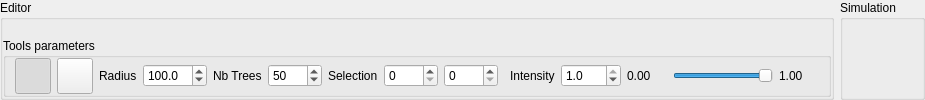
     <widget class="QFrame" name="frame">
      <property name="sizePolicy">
       <sizepolicy hsizetype="Preferred" vsizetype="Expanding">
        <horstretch>0</horstretch>
        <verstretch>0</verstretch>
       </sizepolicy>
      </property>
      <property name="frameShape">
       <enum>QFrame::Shape::NoFrame</enum>
      </property>
      <layout class="QHBoxLayout" name="horizontalLayout">
       <property name="sizeConstraint">
        <enum>QLayout::SizeConstraint::SetDefaultConstraint</enum>
       </property>
       <property name="leftMargin">
        <number>0</number>
       </property>
       <property name="topMargin">
        <number>0</number>
       </property>
       <property name="rightMargin">
        <number>0</number>
       </property>
       <property name="bottomMargin">
        <number>0</number>
       </property>
       <item>
        <widget class="QGroupBox" name="groupBox_Editor">
         <property name="title">
          <string>Editor</string>
         </property>
         <layout class="QGridLayout" name="gridLayout_2">
          <property name="sizeConstraint">
           <enum>QLayout::SizeConstraint::SetDefaultConstraint</enum>
          </property>
          <property name="leftMargin">
           <number>0</number>
          </property>
          <property name="topMargin">
           <number>0</number>
          </property>
          <property name="rightMargin">
           <number>0</number>
          </property>
          <property name="bottomMargin">
           <number>0</number>
          </property>
          <property name="spacing">
           <number>0</number>
          </property>
          <item row="0" column="0">
           <widget class="QWidget" name="widget_GLEditor" native="true"/>
          </item>
          <item row="2" column="0">
           <widget class="QGroupBox" name="groupBox_ToolsParameters">
            <property name="maximumSize">
             <size>
              <width>16777215</width>
              <height>60</height>
             </size>
            </property>
            <property name="title">
             <string>Tools parameters</string>
            </property>
            <layout class="QHBoxLayout" name="horizontalLayout_7">
             <property name="sizeConstraint">
              <enum>QLayout::SizeConstraint::SetDefaultConstraint</enum>
             </property>
             <property name="topMargin">
              <number>0</number>
             </property>
             <property name="bottomMargin">
              <number>0</number>
             </property>
             <item>
              <widget class="QPushButton" name="pushButton_Eco_EditGaussian">
               <property name="minimumSize">
                <size>
                 <width>36</width>
                 <height>36</height>
                </size>
               </property>
               <property name="maximumSize">
                <size>
                 <width>36</width>
                 <height>36</height>
                </size>
               </property>
               <property name="toolTip">
                <string>Paint a gaussian on the currrent data</string>
               </property>
               <property name="text">
                <string/>
               </property>
               <property name="icon">
                <iconset resource="resources.qrc">
                 <normaloff>:/Icons/Icons/Gaussian.png</normaloff>:/Icons/Icons/Gaussian.png</iconset>
               </property>
               <property name="iconSize">
                <size>
                 <width>32</width>
                 <height>32</height>
                </size>
               </property>
               <property name="checkable">
                <bool>true</bool>
               </property>
               <property name="checked">
                <bool>true</bool>
               </property>
              </widget>
             </item>
             <item>
              <widget class="QPushButton" name="pushButton_Eco_EditSamples">
               <property name="minimumSize">
                <size>
                 <width>36</width>
                 <height>36</height>
                </size>
               </property>
               <property name="maximumSize">
                <size>
                 <width>36</width>
                 <height>36</height>
                </size>
               </property>
               <property name="toolTip">
                <string>Add randomly some values on the current map</string>
               </property>
               <property name="text">
                <string/>
               </property>
               <property name="icon">
                <iconset resource="resources.qrc">
                 <normaloff>:/Icons/Icons/Samples.png</normaloff>:/Icons/Icons/Samples.png</iconset>
               </property>
               <property name="iconSize">
                <size>
                 <width>32</width>
                 <height>32</height>
                </size>
               </property>
               <property name="checkable">
                <bool>true</bool>
               </property>
              </widget>
             </item>
             <item>
              <widget class="QLabel" name="label_Tool_Radius">
               <property name="sizePolicy">
                <sizepolicy hsizetype="Maximum" vsizetype="Preferred">
                 <horstretch>0</horstretch>
                 <verstretch>0</verstretch>
                </sizepolicy>
               </property>
               <property name="text">
                <string>Radius</string>
               </property>
              </widget>
             </item>
             <item>
              <widget class="QDoubleSpinBox" name="doubleSpinBox_EditorTool_radius">
               <property name="maximumSize">
                <size>
                 <width>70</width>
                 <height>16777215</height>
                </size>
               </property>
               <property name="toolTip">
                <string>Radius of the tool</string>
               </property>
               <property name="decimals">
                <number>1</number>
               </property>
               <property name="minimum">
                <double>0.500000000000000</double>
               </property>
               <property name="maximum">
                <double>1000.000000000000000</double>
               </property>
               <property name="value">
                <double>100.000000000000000</double>
               </property>
              </widget>
             </item>
             <item>
              <widget class="QLabel" name="label_Tool_Density">
               <property name="sizePolicy">
                <sizepolicy hsizetype="Maximum" vsizetype="Preferred">
                 <horstretch>0</horstretch>
                 <verstretch>0</verstretch>
                </sizepolicy>
               </property>
               <property name="text">
                <string>Nb Trees</string>
               </property>
              </widget>
             </item>
             <item>
              <widget class="QDoubleSpinBox" name="doubleSpinBox_nbTrees">
               <property name="maximumSize">
                <size>
                 <width>70</width>
                 <height>16777215</height>
                </size>
               </property>
               <property name="toolTip">
                <string>Number of trees added with the random Tool</string>
               </property>
               <property name="decimals">
                <number>0</number>
               </property>
               <property name="minimum">
                <double>1.000000000000000</double>
               </property>
               <property name="maximum">
                <double>1000.000000000000000</double>
               </property>
               <property name="value">
                <double>50.000000000000000</double>
               </property>
              </widget>
             </item>
             <item>
              <widget class="QLabel" name="label_46">
               <property name="text">
                <string>Selection</string>
               </property>
              </widget>
             </item>
             <item>
              <widget class="QSpinBox" name="selection_X">
               <property name="maximum">
                <number>9999</number>
               </property>
              </widget>
             </item>
             <item>
              <widget class="QSpinBox" name="selection_Y">
               <property name="maximum">
                <number>9999</number>
               </property>
              </widget>
             </item>
             <item>
              <widget class="QWidget" name="widget" native="true"/>
             </item>
             <item>
              <widget class="QLabel" name="label_Tool_Intensity">
               <property name="sizePolicy">
                <sizepolicy hsizetype="Maximum" vsizetype="Preferred">
                 <horstretch>0</horstretch>
                 <verstretch>0</verstretch>
                </sizepolicy>
               </property>
               <property name="text">
                <string>Intensity</string>
               </property>
              </widget>
             </item>
             <item>
              <widget class="QDoubleSpinBox" name="doubleSpinBox_EditorTool_intensity">
               <property name="minimumSize">
                <size>
                 <width>60</width>
                 <height>0</height>
                </size>
               </property>
               <property name="maximumSize">
                <size>
                 <width>60</width>
                 <height>16777215</height>
                </size>
               </property>
               <property name="toolTip">
                <string>Intensity or Value of the tool</string>
               </property>
               <property name="decimals">
                <number>1</number>
               </property>
               <property name="maximum">
                <double>1.000000000000000</double>
               </property>
               <property name="singleStep">
                <double>0.100000000000000</double>
               </property>
               <property name="value">
                <double>1.000000000000000</double>
               </property>
              </widget>
             </item>
             <item>
              <widget class="QLabel" name="label_intensity_min">
               <property name="minimumSize">
                <size>
                 <width>40</width>
                 <height>0</height>
                </size>
               </property>
               <property name="maximumSize">
                <size>
                 <width>40</width>
                 <height>16777215</height>
                </size>
               </property>
               <property name="text">
                <string>0.00</string>
               </property>
              </widget>
             </item>
             <item>
              <widget class="QSlider" name="horizontalSlider_EditorTool_intensity">
               <property name="sizePolicy">
                <sizepolicy hsizetype="Fixed" vsizetype="Fixed">
                 <horstretch>0</horstretch>
                 <verstretch>0</verstretch>
                </sizepolicy>
               </property>
               <property name="minimumSize">
                <size>
                 <width>100</width>
                 <height>0</height>
                </size>
               </property>
               <property name="maximumSize">
                <size>
                 <width>100</width>
                 <height>16777215</height>
                </size>
               </property>
               <property name="maximum">
                <number>100</number>
               </property>
               <property name="singleStep">
                <number>1</number>
               </property>
               <property name="value">
                <number>100</number>
               </property>
               <property name="orientation">
                <enum>Qt::Orientation::Horizontal</enum>
               </property>
               <property name="tickPosition">
                <enum>QSlider::TickPosition::NoTicks</enum>
               </property>
              </widget>
             </item>
             <item>
              <widget class="QLabel" name="label_intensity_max">
               <property name="minimumSize">
                <size>
                 <width>40</width>
                 <height>0</height>
                </size>
               </property>
               <property name="maximumSize">
                <size>
                 <width>40</width>
                 <height>16777215</height>
                </size>
               </property>
               <property name="text">
                <string>1.00</string>
               </property>
              </widget>
             </item>
            </layout>
           </widget>
          </item>
         </layout>
        </widget>
       </item>
       <item>
        <widget class="QGroupBox" name="groupBox_Simulation">
         <property name="enabled">
          <bool>true</bool>
         </property>
         <property name="title">
          <string>Simulation</string>
         </property>
         <layout class="QGridLayout" name="gridLayout">
          <property name="leftMargin">
           <number>0</number>
          </property>
          <property name="topMargin">
           <number>0</number>
          </property>
          <property name="rightMargin">
           <number>0</number>
          </property>
          <property name="bottomMargin">
           <number>0</number>
          </property>
          <property name="spacing">
           <number>0</number>
          </property>
          <item row="0" column="0">
           <widget class="QWidget" name="widget_GL" native="true">
            <property name="enabled">
             <bool>true</bool>
            </property>
           </widget>
          </item>
         </layout>
        </widget>
       </item>
      </layout>
     </widget>
